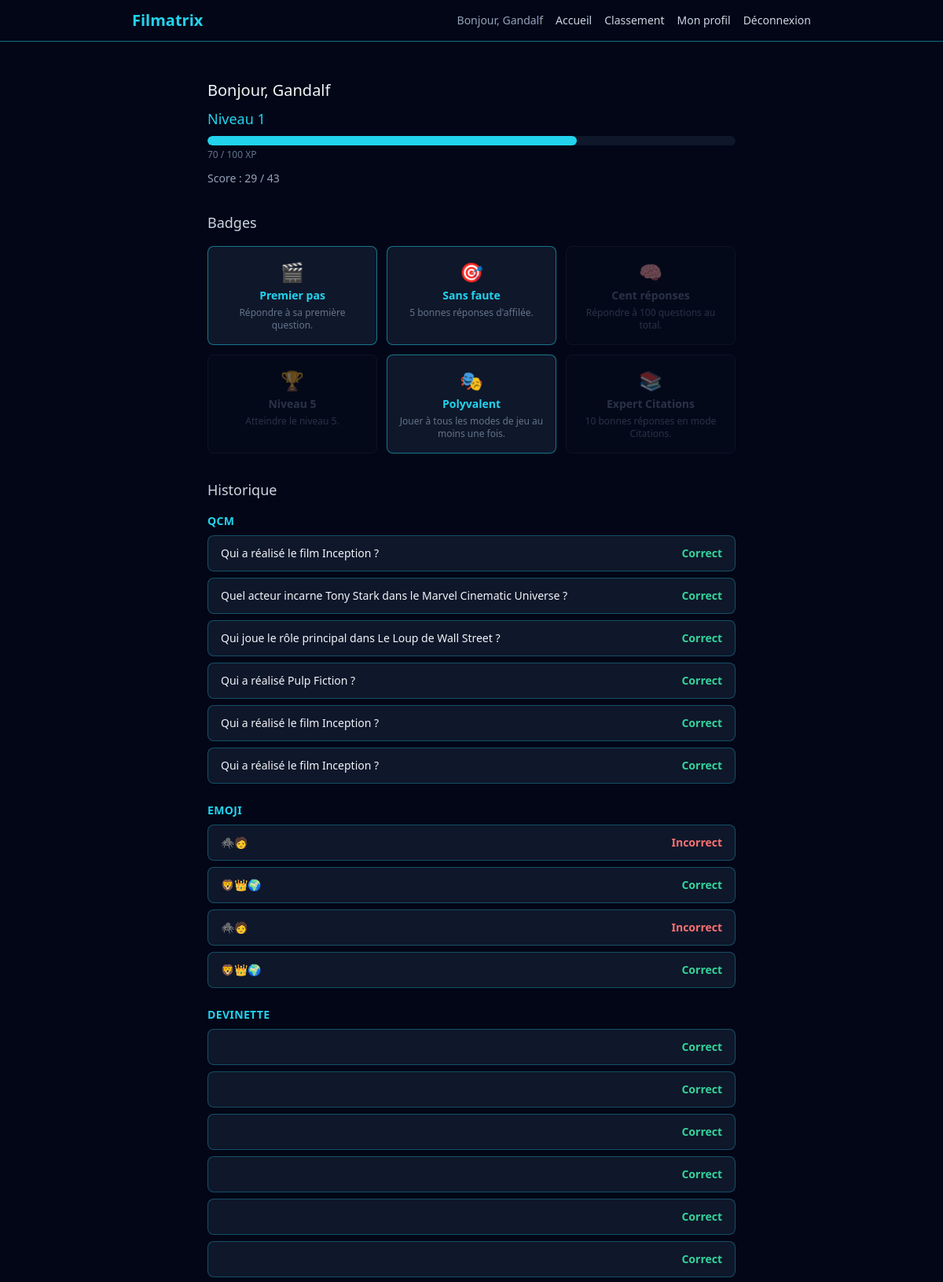
The app's page /profil (signed in, upper part) with its own data.
### src/models.py (models this page shows, shortened)
class User(db.Model, UserMixin):
    __tablename__ = "users"
    id = db.Column(db.Integer, primary_key=True)
    username = db.Column(db.String(50), unique=True, nullable=False)
    email = db.Column(db.String(120), unique=True, nullable=False)
    password_hash = db.Column(db.String(255), nullable=False)
    total_xp = db.Column(db.Integer, nullable=False, default=0)
    coins = db.Column(db.Integer, nullable=False, default=0)
    equipped_title = db.Column(db.String(50), nullable=True)

class Question(db.Model):
    __tablename__ = "questions"
    id = db.Column(db.Integer, primary_key=True)
    mode = db.Column(db.String(50), nullable=False)
    category = db.Column(db.String(50), nullable=False)
    difficulty = db.Column(db.String(20), nullable=False)
    prompt = db.Column(db.Text, nullable=False)
    payload = db.Column(db.JSON, nullable=False)
    correct_answer = db.Column(db.JSON, nullable=False)
    requires_account = db.Column(db.Boolean, nullable=False, default=False)

class Attempt(db.Model):
    __tablename__ = "attempts"
    id = db.Column(db.Integer, primary_key=True)
    user_id = db.Column(db.Integer, db.ForeignKey("users.id"), nullable=False)
    question_id = db.Column(db.Integer, db.ForeignKey("questions.id"), nullable=False)
    is_correct = db.Column(db.Boolean, nullable=False)
    answered_at = db.Column(db.DateTime, nullable=False, default=datetime.utcnow)
    question = db.relationship("Question")
    user = db.relationship("User", backref="attempts")

### app.py (the view)
    @app.route("/profil")
    @login_required
    def profile() -> str:
        attempts = (
            Attempt.query.filter_by(user_id=current_user.id)
            .order_by(Attempt.answered_at.desc())
            .all()
        )
        total_count = len(attempts)
        correct_count = sum(1 for attempt in attempts if attempt.is_correct)
        level_info = calculate_level(current_user.total_xp)
        attempts_by_mode = {}
        for attempt in attempts:
            mode = attempt.question.mode
            attempts_by_mode.setdefault(mode, []).append(attempt)
        earned_badge_codes = {badge.badge_code for badge in current_user.badges}
        all_badges = []
        for code, info in BADGES.items():
            all_badges.append(
                {
                    "code": code,
                    "name": info["name"],
                    "description": info["description"],
                    "icon": info["icon"],
                    "earned": code in earned_badge_codes,
                }
            )
        return render_template(
            "profil.html",
            attempts_by_mode=attempts_by_mode,
            total_count=total_count,
            correct_count=correct_count,
            level_info=level_info,
            all_badges=all_badges,
        )

### app.py (called while the page is built)
def calculate_level(total_xp: int) -> dict:
        level = 1
        xp_for_next_level = 100
        xp_already_spent = 0
        while total_xp - xp_already_spent >= xp_for_next_level:
            xp_already_spent += xp_for_next_level
            level += 1
            xp_for_next_level = 100 * level
        xp_in_current_level = total_xp - xp_already_spent
        return {
            "level": level,
            "xp_in_current_level": xp_in_current_level,
            "xp_for_next_level": xp_for_next_level,
            }

### templates/profil.html
{% extends "base.html" %}
{% block content %}
<div class="max-w-2xl mx-auto mt-8">
    <h2 class="text-xl mb-2">Bonjour, {{ current_user.username }}</h2>
    <div class="mb-8">
        <p class="text-cyan-400 text-lg mb-2">
            Niveau {{ level_info.level }}
        </p>
        <div class="w-full bg-slate-900 rounded-full h-3 overflow-hidden mb-1">
            <div class="bg-cyan-400 h-3 rounded-full"
                 style="width: {{ (level_info.xp_in_current_level / level_info.xp_for_next_level * 100) | round(1) }}%"></div>
        </div>
        <p class="text-xs text-slate-500">{{ level_info.xp_in_current_level }} / {{ level_info.xp_for_next_level }} XP</p>
        <p class="text-slate-400 text-sm mt-3">
            Score : {{ correct_count }} / {{ total_count }}
        </p>
    </div>
    <h3 class="text-lg mb-4 text-slate-300">Badges</h3>
    <div class="grid grid-cols-2 sm:grid-cols-3 gap-3 mb-8">
        {% for badge in all_badges %}
        <div class="border rounded-lg px-3 py-4 text-center transition
                    {% if badge.earned %}
                        border-cyan-400/50 bg-slate-900
                    {% else %}
                        border-slate-800 bg-slate-900/50 opacity-40
                    {% endif %}">
            <p class="text-2xl mb-1">{{ badge.icon }}</p>
            <p class="text-sm font-bold {% if badge.earned %}text-cyan-400{% else %}text-slate-500{% endif %}">
                {{ badge.name }}
            </p>
            <p class="text-xs text-slate-500 mt-1">{{ badge.description }}</p>
        </div>
        {% endfor %}
    </div>
    <h3 class="text-lg mb-4 text-slate-300">Historique</h3>
    {% if attempts_by_mode %}
        {% for mode, mode_attempts in attempts_by_mode.items() %}
        <div class="mb-6">
            <h4 class="text-sm font-bold text-cyan-400 mb-2 uppercase tracking-wide">{{ mode }}</h4>
            <div class="flex flex-col gap-2">
                {% for attempt in mode_attempts %}
                <div class="flex items-center justify-between bg-slate-900 border border-cyan-400/30 rounded-lg px-4 py-3">
                    <span class="text-sm">{{ attempt.question.prompt }}</span>
                    {% if attempt.is_correct %}
                        <span class="text-emerald-400 text-sm font-bold">Correct</span>
                    {% else %}
                        <span class="text-red-400 text-sm font-bold">Incorrect</span>
                    {% endif %}
                </div>
                {% endfor %}
            </div>
        </div>
        {% endfor %}
    {% else %}
    <p class="text-slate-500">Aucune partie jouée pour le moment.</p>
    {% endif %}
</div>
{% endblock %}

### templates/base.html (shortened to what this page needs)
<!DOCTYPE html>
<html lang="fr">
<head>
    <link rel="stylesheet" href="{{ url_for('static', filename='css/output.css') }}">
</head>
<body class="bg-slate-950 text-slate-100 min-h-screen flex flex-col">
    <header class="border-b border-cyan-400/50">
    <nav class="max-w-4xl mx-auto px-4 py-3">
        <div class="flex items-center justify-between">
            <a href="{{ url_for('home') }}" class="text-xl font-bold text-cyan-400">
                Filmatrix
            </a>
            <div class="flex items-center gap-4">
                {% if current_user.is_authenticated %}
                <span class="text-slate-400 text-sm">Bonjour, {{ current_user.username }}</span>
                {% endif %}
                <div class="hidden md:flex items-center gap-4 text-sm">
                    <a href="{{ url_for('home') }}" class="text-slate-300 hover:text-cyan-400 transition">Accueil</a>
                    <a href="{{ url_for('leaderboard') }}" class="text-slate-300 hover:text-cyan-400 transition">Classement</a>
                    {% if current_user.is_authenticated %}
                        <a href="{{ url_for('profile') }}" class="text-slate-300 hover:text-cyan-400 transition">Mon profil</a>
                        <a href="{{ url_for('logout') }}" class="text-slate-300 hover:text-cyan-400 transition">Déconnexion</a>
                    {% else %}
                        <a href="{{ url_for('login') }}" class="text-slate-300 hover:text-cyan-400 transition">Connexion</a>
                        <a href="{{ url_for('register') }}" class="bg-cyan-400 hover:bg-cyan-300 text-slate-950 font-bold px-3 py-1.5 rounded-lg transition">Inscription</a>
                    {% endif %}
                </div>
            </div>
        </div>
    </nav>
</header>
    <main class="flex-1 p-4">
        {% block content %}{% endblock %}
    </main>
</body>
</html>

### records on screen
User: username "Gandalf"
Question: mode "QCM"
Attempt: question.prompt "Qui a réalisé le film Inception ?", is_correct "Correct"
Attempt: question.prompt "Quel acteur incarne Tony Stark dans le Marvel Cinematic Universe ?", is_correct "Correct"
Attempt: question.prompt "Qui joue le rôle principal dans Le Loup de Wall Street ?", is_correct "Correct"
Attempt: question.prompt "Qui a réalisé Pulp Fiction ?", is_correct "Correct"
Attempt: question.prompt "Qui a réalisé le film Inception ?", is_correct "Correct"
Attempt: question.prompt "Qui a réalisé le film Inception ?", is_correct "Correct"
Question: mode "EMOJI"
Attempt: question.prompt "🕷️🧑", is_correct "Incorrect"
Attempt: question.prompt "🦁👑🌍", is_correct "Correct"
Attempt: question.prompt "🕷️🧑", is_correct "Incorrect"
Attempt: question.prompt "🦁👑🌍", is_correct "Correct"
Question: mode "DEVINETTE"
Attempt: is_correct "Correct"
Attempt: is_correct "Correct"
Attempt: is_correct "Correct"
Attempt: is_correct "Correct"
Attempt: is_correct "Correct"
Attempt: is_correct "Correct"

### other values on screen
{{ level_info.level }} "1"
{{ level_info.xp_in_current_level }} "70"
{{ level_info.xp_for_next_level }} "100"
{{ correct_count }} "29"
{{ total_count }} "43"
{{ badge.icon }} "🎬" "🎯" "🧠" "🏆" "🎭" "📚"
{{ badge.name }} "Premier pas" "Sans faute" "Cent réponses" "Niveau 5" "Polyvalent" "Expert Citations"
{{ badge.description }} "Répondre à sa première question." "5 bonnes réponses d'affilée." "Répondre à 100 questions au total." "Atteindre le niveau 5." "Jouer à tous les modes de jeu au moins une fois." "10 bonnes réponses en mode Citations."
